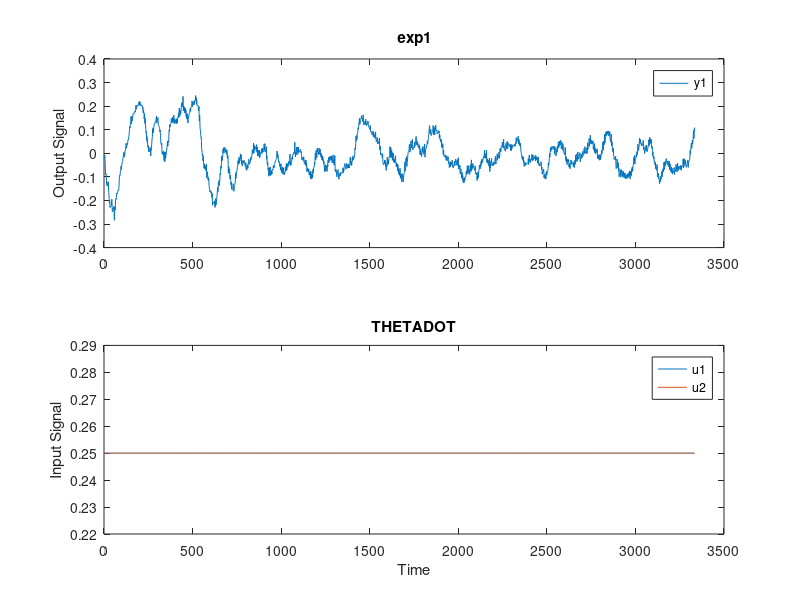
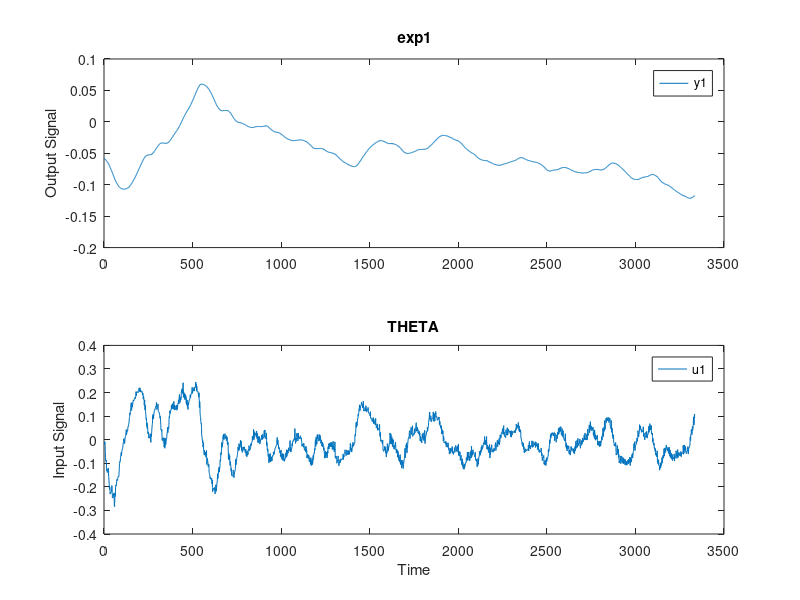
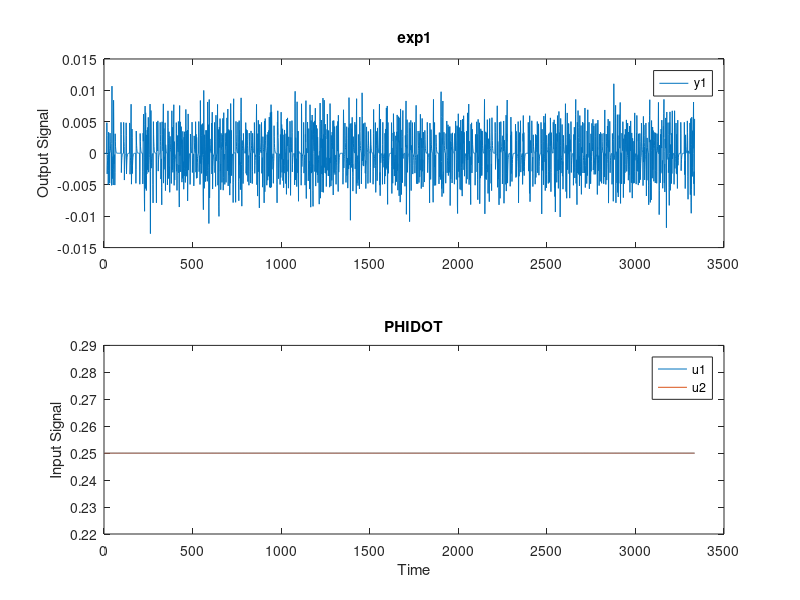
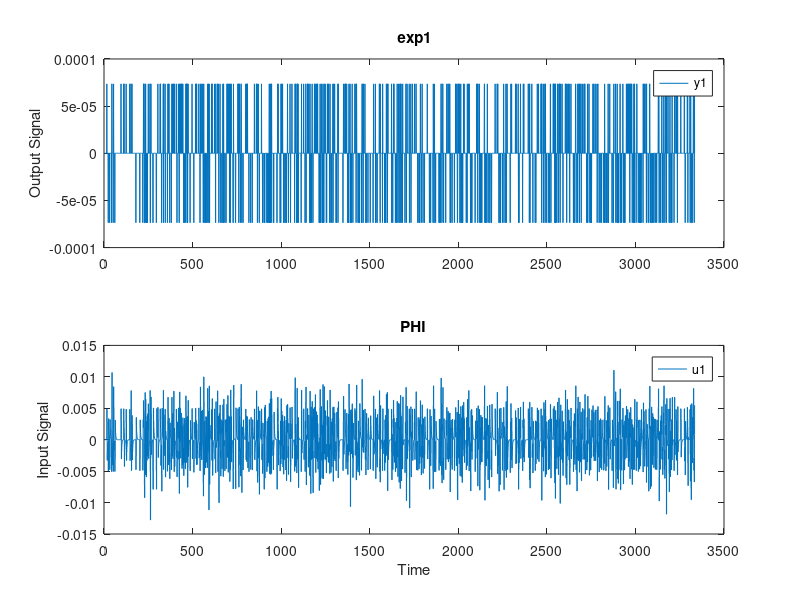

MATLAB code to generate these figures, in order: (Note: this script raises an error after producing the figures.)
close all; clear all; clc;
l = load('datatry1.mat');
dataIn = l.ScopeData025in1;
dataOut = l.ScopeData025out1;
t = dataOut.time;
Te = l.T0;
uL = dataIn.signals(1).values;
uR = dataIn.signals(2).values;
n = length(t);
D = tf([1, 0], 1);

%% Plot date
thetadot = dataOut.signals(1, 2).values;
%dataTHdot = iddata(thetadot,[uL uR],Te);
dataTHdotV = iddata(thetadot,[uL, uR],Te);
figure;
plot (dataTHdotV); title('THETADOT');

theta = dataOut.signals(1,1).values;
dataTH = iddata(theta,thetadot,Te);
dataTH2 = iddata(theta,[uL uR],Te);
figure;
plot(dataTH); title('THETA');

phidot = dataOut.signals(1, 6).values;
%dataPHId = iddata(phidot, phi,Te);
dataPHIdV = iddata(phidot,[uL, uR],Te);
figure;
plot (dataPHIdV); title('PHIDOT');

phi = dataOut.signals(1, 5).values;
dataPhi = iddata(phi,phidot,Te);
figure;
plot (dataPhi); title('PHI');

psidot= dataOut.signals(1, 4).values;
%dataPSdot = iddata(psidot, psi,Te);
dataPSdotV = iddata(psidot,[uL, uR],Te);
figure;
plot (dataPSdotV); title('PSIDOT');

psi = dataOut.signals(1, 3).values;
dataPSI = iddata(psi,psidot,Te);
figure;
plot (dataPSI); title('PSI');

%% data
dataTH = iddata([theta thetadot], [uL uR], Te);

%% Modelare
Options = n4sidOptions;                                                                 
Hthdot = n4sid(dataTHdotV, 3, 'Form', 'canonical', 'Ts', 0, Options);
 
Hth = tf(1, [1 0]);
Hth = ss(Hth);

Hpsdot = n4sid(dataPSdotV, 3, 'Form', 'canonical', 'Ts', 0, Options);
Hps = Hth;

Hphdot = ssest(dataPHIdV, 1, 'Form', 'canonical', Options);
Hph = Hth;

Hf_MIMO = [Hth Hth; Hthdot(1,1) Hthdot(1,2);...
           Hps Hps; Hpsdot(1,1) Hpsdot(1,2);...
           Hph Hph; Hphdot(1,1) Hphdot(1,2)];














